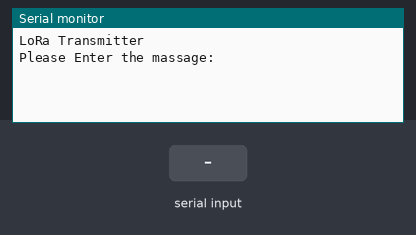
Simulated run of this sketch. Board: Arduino Uno, built with avr-gcc and run on an emulated ATmega328P. On the bench: the last lines printed to the serial monitor. The inputs (shaded band) are chosen by the test bench. No radio packets arrive unless stated.

Above: at 0.9 s.
1.0 s: "1" received over Serial
At 2.07 s:
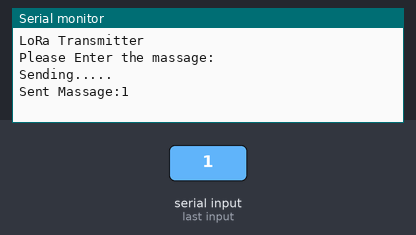
3.5 s: "0" received over Serial
At 4.61 s:
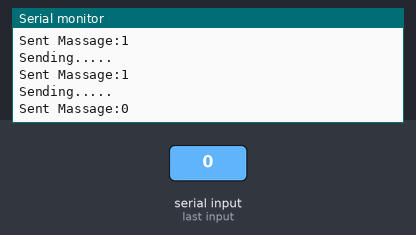
5.0 s: "2" received over Serial
At 6.16 s:
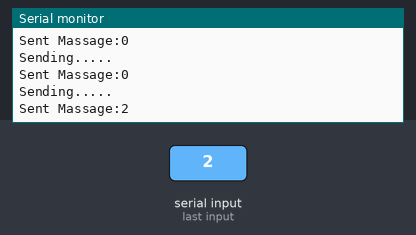
Timing chart, 0 to 8.0 s (numbered marks = the images above; inputs shaded):
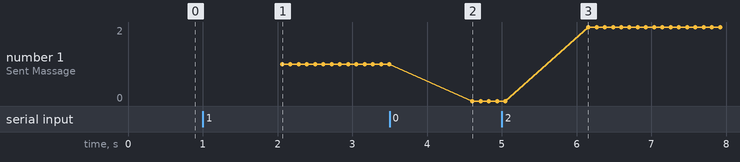

The sketch:

eyic_lora_Tx.ino
```cpp
#include <LoRa.h>

int pot = A1;
String  massage;


void setup()
{
  Serial.begin(9600);
  pinMode(pot, INPUT);
  while (!Serial);
  Serial.println("LoRa Transmitter");

  if (!LoRa.begin(868E6)) {
    Serial.println("Starting LoRa failed!");
    while (1);
  }
  LoRa.setTxPower(20);  //20 max power
  LoRa.setSpreadingFactor(12);  //12 for max range
  LoRa.setSignalBandwidth(62.5E3); //Supported values are 7.8E3, 10.4E3, 15.6E3, 20.8E3, 31.25E3, 41.7E3, 62.5E3, 125E3=default, and 250E3.

    Serial.println("Please Enter the massage: ");
   while(Serial.available() == 0){
    }
   massage = Serial.readString();
}

void loop()
{
  while(Serial.available()){
     massage = Serial.readString();
    }
  Serial.println("Sending..... ");

  // send packet
  LoRa.beginPacket();
//  LoRa.print(" Received:");
  LoRa.print(massage);
  LoRa.endPacket();

  Serial.print("Sent Massage:");
  Serial.print(massage);
  Serial.println("");
  delay(50);
}
```

Measured:
- after the input at 1.0 s, the serial monitor: prints a new line after 1.0 s (image 1)
- after the input at 3.5 s, the serial monitor: prints a new line after 1.1 s (image 2)
- after the input at 5.0 s, the serial monitor: prints a new line after 1.2 s (image 3)
- plotted number 1: 1 → 0 after the input at 3.5 s, 0 → 2 after the input at 5.0 s
